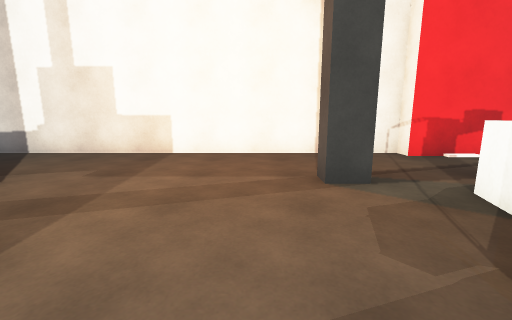
view 1 (above)

16 first-person views from a walk through a scene from a Unity 3-D project. The camera is 1.3 m above the floor, tilts 10° down and sees 90° across. The floor is counted in squares, 1 m on a side. Each view is taken from the middle of a square. On the plan, view 1 faces up. The plan holds only what a view shows up to about 13 squares ahead; the rest is blank. Surface patterns are stand-ins for the level's own textures.

view 2
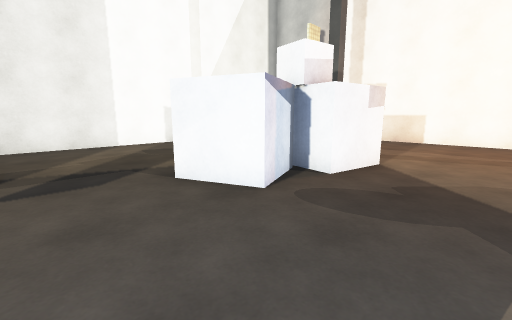

view 3
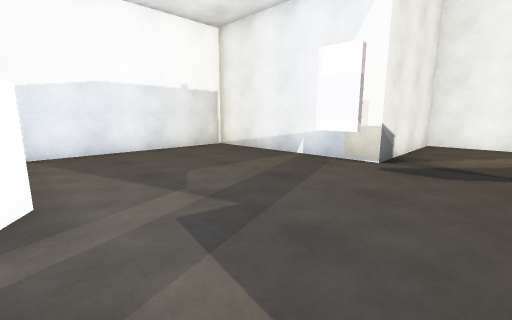

view 4
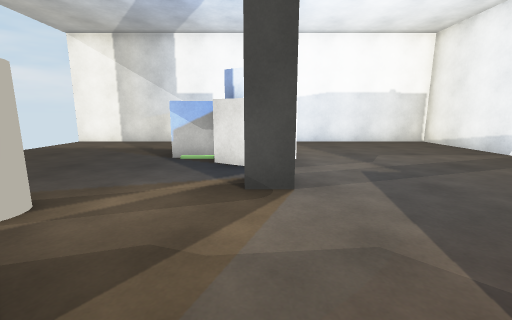

view 5
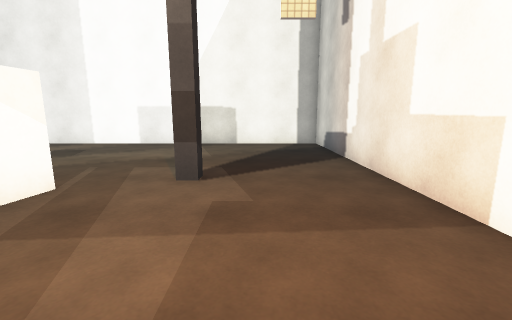

view 6
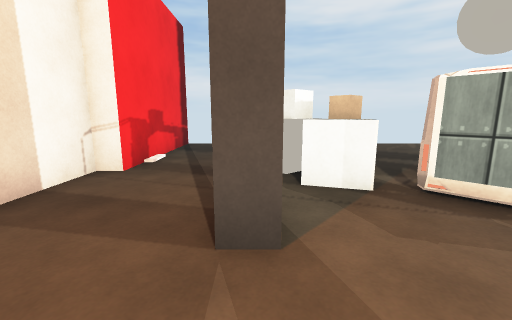

view 7
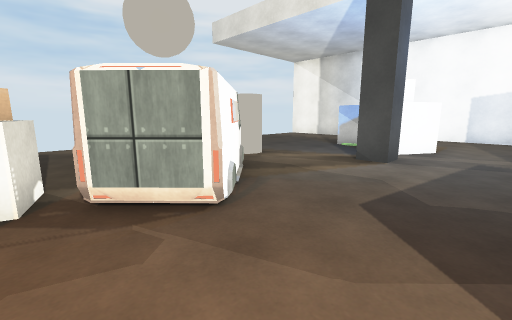

view 8
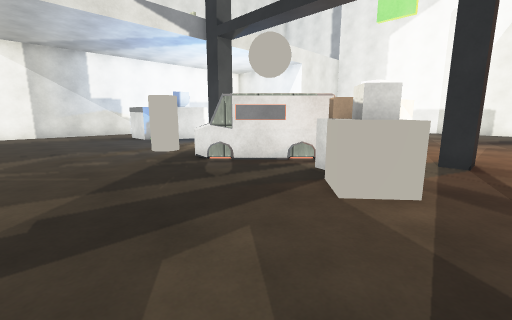

view 9
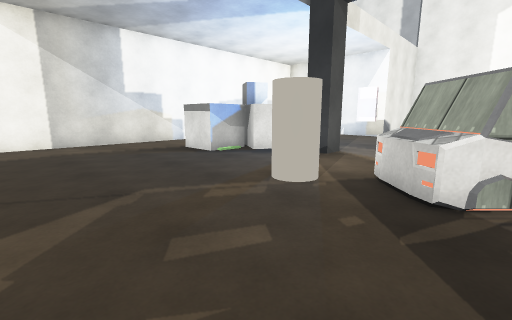

view 10
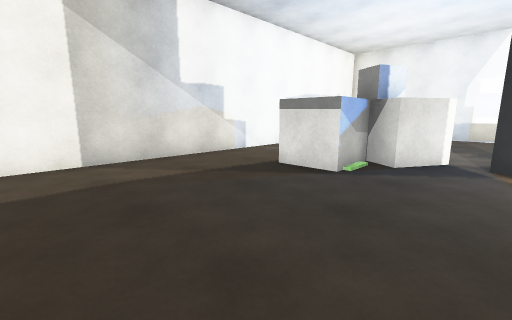

view 11
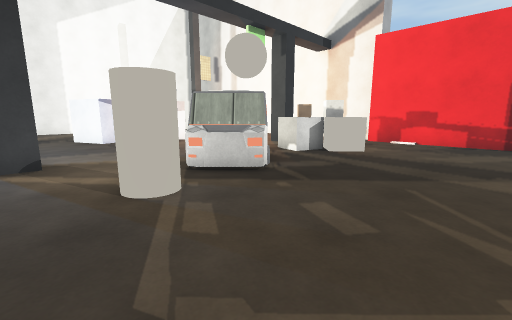

view 12
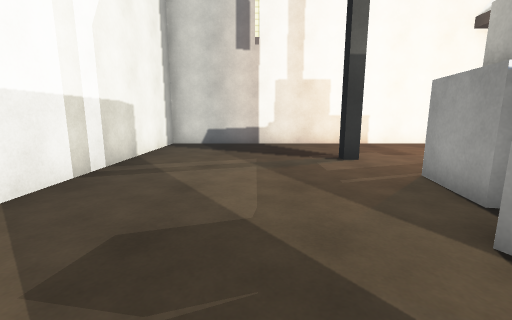

view 13
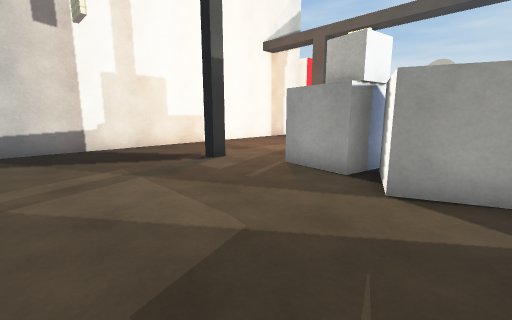

view 14
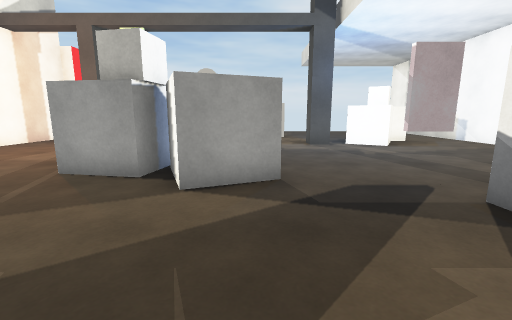

view 15
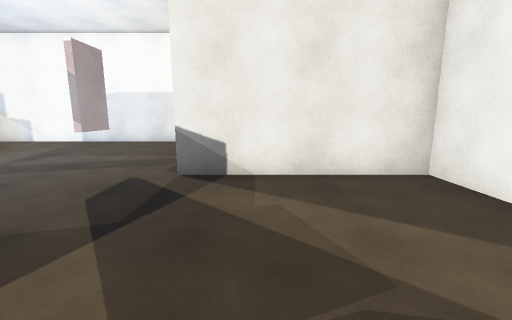

view 16
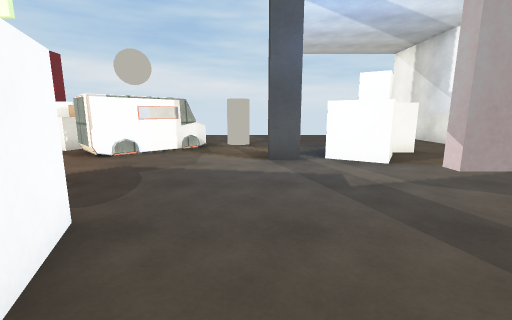

### Floor plan
Key: @ floor where view 1 was taken; # wall or solid block; . floor; C cube; A van; O other object.
Columns run from 12 left of view 1 to 11 right of it. Each row starts with its distance up from view 1.
  9 ##################
  8 #................#######
  7 #......................
  6 #......................
  5 #......#......#..CC....
  4 #...............CCC....
  3 #..............CCC.....
  2 #.......CC.....A.......
  1 #......CCC....AAA......
  0 #......CCC..@..A A.....
 -1 #.....CCCC......AAA....
 -2 #......CCC.......A.....
 -3 #................OO....
 -4 #.................O....
 -5 #.............#........
 -6 #######.#.....C........
 -7       #......CCC.......
 -8       #......CCCC......
 -9       #........CC......
-10       #................
-11       #................
-12       #................
-13       ##################

Positions as (right, up) in squares from view 1, and headings:
1: (0, 0), facing up
2: (0, -5), facing up-left
3: (1, -3), facing down-left
4: (2, 0), facing down
5: (0, 6), facing left
6: (-1, 5), facing right
7: (-1, 3), facing down-right
8: (10, 6), facing down-left
9: (10, 0), facing down-left
10: (10, -5), facing down-left
11: (10, -5), facing up-left
12: (-8, -3), facing up
13: (-10, -2), facing up-right
14: (-10, -2), facing right
15: (-8, 0), facing down
16: (-6, -4), facing right
